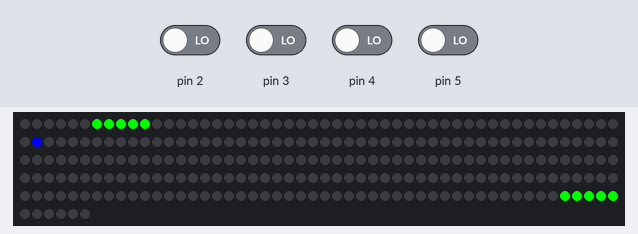
Simulated run of this sketch. Board: Arduino Uno, built with avr-gcc and run on an emulated ATmega328P. On the bench: 256 RGB LEDs in strip order, left to right, continuing on the next row. Inputs (shaded band) come from the test bench; at power-on: pin 2–5 LOW.

Above: at 1.3 s.
1.4 s: pin 2 driven HIGH
At 3.0 s:
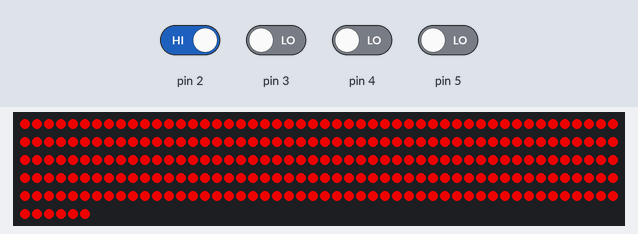
4.4 s: pin 3 driven HIGH
6.4 s: pin 4 driven HIGH
8.2 s: pin 5 driven HIGH
10.0 s: pin 2 driven LOW
11.8 s: pin 3 driven LOW
Timing chart, 0 to 14.8 s (numbered marks = the images above; inputs shaded):
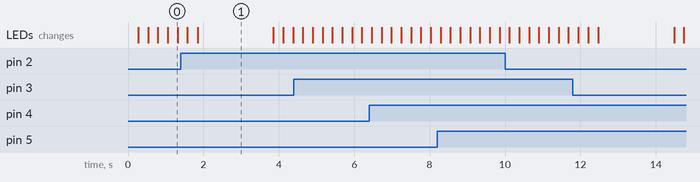

The sketch:

Ping_Pong.ino
```cpp
#include <Adafruit_NeoPixel.h>
#define PIN 6
#define NUMPIXELS 256
#define SIZE 16
#define LONGPLATFORM 5
Adafruit_NeoPixel strip(NUMPIXELS, PIN, NEO_GRB + NEO_KHZ800);

//Matrix ledMatrix(SIZE, SIZE);

void setPixelColor(int x, int y, int r, int g, int b) {
  if (y % 2 == 1) {
    int serialNumber = y * SIZE + x;
    strip.setPixelColor(serialNumber, strip.Color(r, g, b));
  } else {
    int serialNumber = y * SIZE + (SIZE - 1) - x;
    strip.setPixelColor(serialNumber, strip.Color(r, g, b));
  }
}

class Platform {
public:
  int xP;
  int yP;
public:
  Platform(int coordXPlat, int coordYPlat) {
    xP = coordXPlat;
    yP = coordYPlat;
  }

  void show() {
    for (int i = xP; i < xP + LONGPLATFORM; i++) {
      setPixelColor(i, yP, 0, 250, 0);
    }
  }

  void moveLeft() {
    if (xP < SIZE - LONGPLATFORM) {
      xP++;
    }
  }

  void moveRight() {
    if (xP > 0) {
      xP--;
    }
  }
};


class Ball {
public:
  int x;
  int y;
  int spX;
  int spY;
public:
  Ball(int coordX, int coordY, int speedX, int speedY) {
    setPosition(coordX, coordY);
    spX = speedX;
    spY = speedY;
  }

  void setPosition(int coordX, int coordY) {
    x = coordX;
    y = coordY;
  }

  void move(Platform& platform1, Platform& platform2) {
    if (x >= SIZE - 1 || x <= 0) {
      spX *= -1;
    }
    if (y == platform1.yP + 1 && x >= platform1.xP - LONGPLATFORM / 2 && x <= platform1.xP + LONGPLATFORM) {
      spY *= -1;
    } else if (y == platform1.yP + 1) {
      gameover();
    }
    if (y == platform2.yP - 1 && x >= platform2.xP - LONGPLATFORM / 2 && x <= platform2.xP + LONGPLATFORM) {
      spY *= -1;
    } else if (y == platform2.yP - 1) {
      gameover();
    }
    x += spX;
    y += spY;
  }

  void show() {
    setPixelColor(x, y, 0, 0, 250);
  }
};


Ball ball(SIZE / 2, SIZE / 2, -1, -1);
Platform platform1(5, 0);
Platform platform2(5, SIZE - 1);

void gameover() {
  for(int i = 0; i <= SIZE; i++){
    for(int k = 0; k <= SIZE; k++){
      setPixelColor(i, k, 200, 0, 0);
    }
  }
  strip.show();
  delay(2000);
  strip.clear();
  ball.x = SIZE / 2;
  ball.y = SIZE / 2;
  ball.spX = -1;
  ball.spY = -1;
}


void setup() {
  strip.begin();
  pinMode(2, INPUT);
  pinMode(3, INPUT);
  pinMode(4, INPUT);
  pinMode(5, INPUT);
  // Serial.begin(9600); //-вывод переменной на экран
}

void loop() {
  strip.clear();

  ball.move(platform1, platform2);

  // draw ball
  ball.show();
  platform1.show();
  platform2.show();


  int buttonStateR1 = digitalRead(2);
  int buttonStateL1 = digitalRead(3);
  int buttonStateR2 = digitalRead(4);
  int buttonStateL2 = digitalRead(5);

  if (buttonStateR1 == 1) {
    platform1.moveRight();
  }
  if (buttonStateL1 == 1) {
    platform1.moveLeft();
  }
  if (buttonStateR2 == 1) {
    platform2.moveLeft();
  }
  if (buttonStateL2 == 1) {
    platform2.moveRight();
  }

  //draw platform1
  //setPixelColor(platform1.x, platform1.y);
  //setPixelColor(platform1.x - 1, platform1.y);
  //setPixelColor(platform1.x + 1, platform1.y);

  strip.show();

  delay(250);
}
```

Measured:
- what the display in image 1 shows lasts 2.1 s, from 1.8 s to 3.9 s
